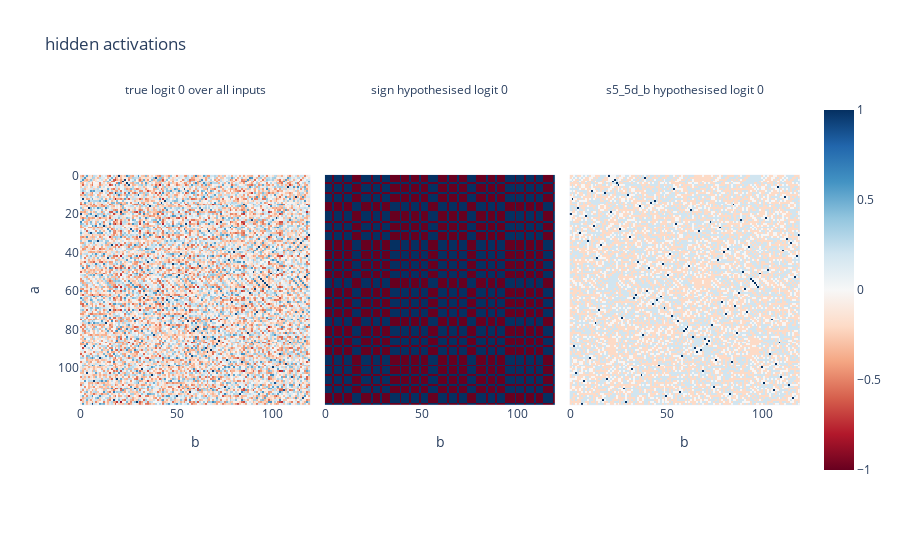

Notebook code for this chart:
### Markdown cell above
# Logit Attribution

### Code cell
# figure: a slice of true vs hypothetical logit cubes
logits = activations['logits']
logits = logits.reshape(group.order, group.order, group.order)

true_logits = logits[:, :, 0]/logits[:, :, 0].max()
key_rep_logits = []
for key_rep in key_reps:
    key_rep_logits.append(group.irreps[key_rep].logit_trace_tensor_cube[:, :, 0]/group.irreps[key_rep].logit_trace_tensor_cube[:, :, 0].max())
key_rep_logits = torch.stack(key_rep_logits, dim=0)

stack = torch.vstack([true_logits.unsqueeze(0), key_rep_logits])
print(stack.shape)
fig = px.imshow(to_numpy(stack), color_continuous_scale='RdBu', color_continuous_midpoint=0.0, title=f'hidden activations', facet_col=0, labels={'x':'b', 'y':'a', 'facet_col': 'label'})
fig.layout.annotations[0]['text'] = 'true logit 0 over all inputs' 
for i in range(len(key_reps)):
    fig.layout.annotations[i+1]['text'] = f"{key_reps[i]} hypothesised logit 0"
fig.show()
fig.write_image(f"{save_dir}/logit_cubes.png", width=1000)

### Figure 1 — Plotly figure (JSON) as saved in the notebook; plotly's stock layout.template omitted (floating-point values rounded to 4 significant figures; data arrays with more than 128 entries replaced by an {"elided": "..."} marker saying what was removed)
{"data": [{"coloraxis": "coloraxis", "hovertemplate": "b: %{x}<br>a: %{y}<br>color: %{z}<extra></extra>", "name": "0", "type": "heatmap", "xaxis": "x", "yaxis": "y", "z": {"elided": "120x120 float values"}}, {"coloraxis": "coloraxis", "hovertemplate": "b: %{x}<br>a: %{y}<br>color: %{z}<extra></extra>", "name": "1", "type": "heatmap", "xaxis": "x2", "yaxis": "y2", "z": {"elided": "120x120 int values"}}, {"coloraxis": "coloraxis", "hovertemplate": "b: %{x}<br>a: %{y}<br>color: %{z}<extra></extra>", "name": "2", "type": "heatmap", "xaxis": "x3", "yaxis": "y3", "z": {"elided": "120x120 float values"}}], "layout": {"annotations": [{"font": {}, "showarrow": false, "text": "true logit 0 over all inputs", "x": 0.16, "xanchor": "center", "xref": "paper", "y": 1, "yanchor": "bottom", "yref": "paper"}, {"font": {}, "showarrow": false, "text": "sign hypothesised logit 0", "x": 0.5, "xanchor": "center", "xref": "paper", "y": 1, "yanchor": "bottom", "yref": "paper"}, {"font": {}, "showarrow": false, "text": "s5_5d_b hypothesised logit 0", "x": 0.84, "xanchor": "center", "xref": "paper", "y": 1, "yanchor": "bottom", "yref": "paper"}], "coloraxis": {"cmid": 0, "colorscale": [[0, "rgb(103,0,31)"], [0.1, "rgb(178,24,43)"], [0.2, "rgb(214,96,77)"], [0.3, "rgb(244,165,130)"], [0.4, "rgb(253,219,199)"], [0.5, "rgb(247,247,247)"], [0.6, "rgb(209,229,240)"], [0.7, "rgb(146,197,222)"], [0.8, "rgb(67,147,195)"], [0.9, "rgb(33,102,172)"], [1, "rgb(5,48,97)"]]}, "title": {"text": "hidden activations"}, "xaxis": {"anchor": "y", "constrain": "domain", "domain": [0, 0.32], "scaleanchor": "y", "title": {"text": "b"}}, "xaxis2": {"anchor": "y2", "domain": [0.34, 0.66], "matches": "x", "title": {"text": "b"}}, "xaxis3": {"anchor": "y3", "domain": [0.68, 1.0], "matches": "x", "title": {"text": "b"}}, "yaxis": {"anchor": "x", "autorange": "reversed", "constrain": "domain", "domain": [0, 1], "title": {"text": "a"}}, "yaxis2": {"anchor": "x2", "domain": [0, 1], "matches": "y", "showticklabels": false}, "yaxis3": {"anchor": "x3", "domain": [0, 1], "matches": "y", "showticklabels": false}}}
